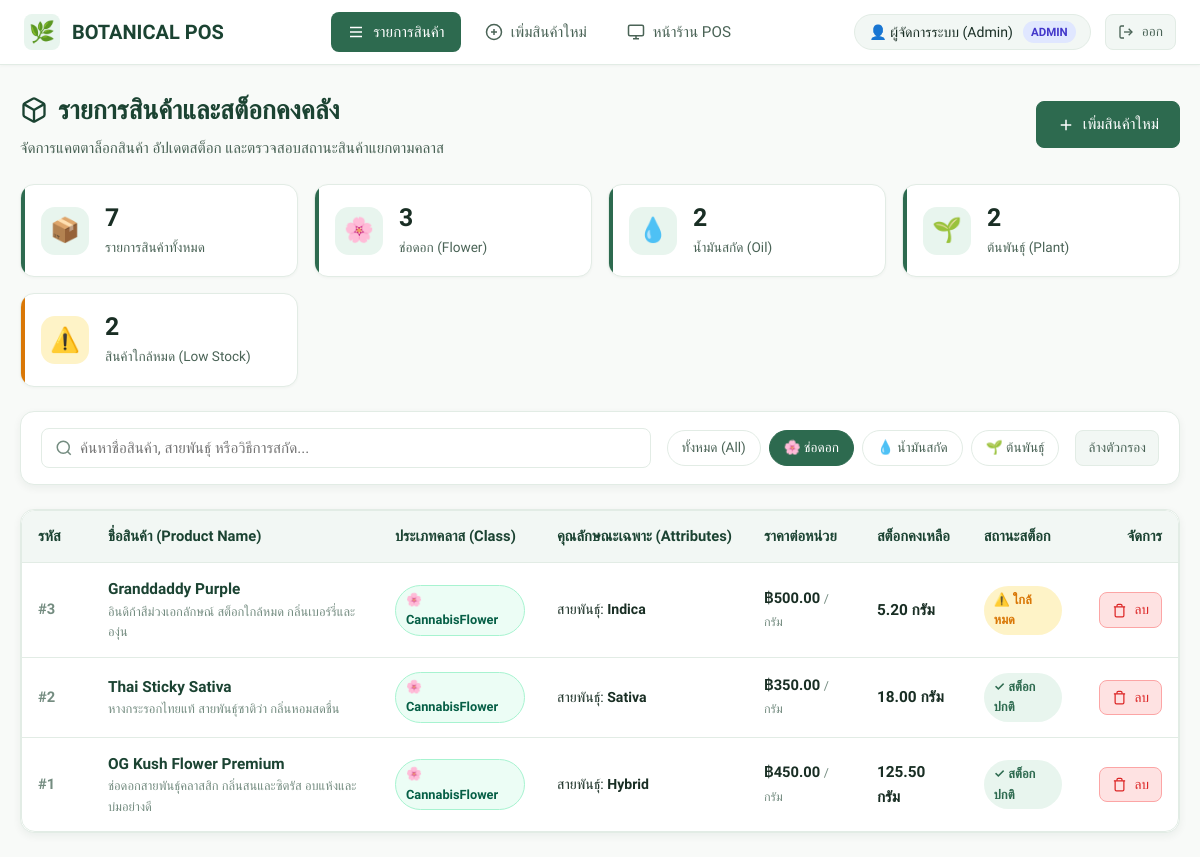
/admin/product-list.php?type=flower (signed in), run on the app's committed database.
### tables this page shows
CREATE TABLE IF NOT EXISTS `products` (
    `id` INT AUTO_INCREMENT PRIMARY KEY,
    `name` VARCHAR(150) NOT NULL,
    `type` ENUM('flower', 'oil', 'plant') NOT NULL,
    `base_price` DECIMAL(10, 2) NOT NULL,
    
     
    `strain_type` VARCHAR(50) NULL,  
    `stock_grams` DECIMAL(10, 2) NULL DEFAULT 0.00,  
    
     
    `extraction_method` VARCHAR(100) NULL,  
    `stock_bottles` INT NULL DEFAULT 0,  
    
     
    `age_weeks` INT NULL DEFAULT 0,  
    `stock_pieces` INT NULL DEFAULT 0,  
    
    `description` TEXT NULL,
    `created_at` TIMESTAMP DEFAULT CURRENT_TIMESTAMP,
    `updated_at` TIMESTAMP DEFAULT CURRENT_TIMESTAMP ON UPDATE CURRENT_TIMESTAMP
);

### classes/ProductFactory.php (called while the page is built, shortened)
<?php
require_once __DIR__ . '/Product.php';
require_once __DIR__ . '/CannabisFlower.php';
class ProductFactory {
    public static function createFromRow(array $row): ?Product {
        switch ($row['type']) {
            case 'flower':
                return new CannabisFlower(
                    (int)$row['id'],
                    $row['name'],
                    (float)$row['base_price'],
                    $row['strain_type'] ?? 'Hybrid',
                    (float)($row['stock_grams'] ?? 0.0)
                );
        }
    }
}

### classes/Product.php (called while the page is built, shortened)
<?php
abstract class Product {
    protected int $id;
    protected string $name;
    protected float $basePrice;
    public function __construct(int $id, string $name, float $basePrice) {
        $this->id = $id;
        $this->name = $name;
        $this->basePrice = $basePrice;
    }
    public function getId(): int { return $this->id; }
    public function getName(): string { return $this->name; }
    public function getBasePrice(): float { return $this->basePrice; }
}

### classes/CannabisFlower.php (called while the page is built, shortened)
<?php
require_once __DIR__ . '/Product.php';
class CannabisFlower extends Product {
    private string $strainType;
    private float $stockGrams;
    public function __construct(int $id, string $name, float $basePrice, string $strainType, float $stockGrams) {
        $this->strainType = $strainType;
        $this->stockGrams = $stockGrams;
    }
    public function getStrainType(): string { return $this->strainType; }
    public function getStockDisplay(): string {
        return number_format($this->stockGrams, 2) . ' กรัม';
    }
    public function getStockUnit(): string {
        return 'กรัม';
    }
    public function getStockValue(): float {
        return $this->stockGrams;
    }
    public function getType(): string {
        return 'flower';
    }
}

### admin/product-list.php (the view, shortened to what this page needs)
<?php
require_once __DIR__ . '/../includes/auth.php';
require_once __DIR__ . '/../classes/ProductFactory.php';
$db = Database::getInstance()->getConnection();
$filterType = $_GET['type'] ?? 'all';
$searchQuery = trim($_GET['search'] ?? '');
$sql = "SELECT * FROM products WHERE 1=1";
$params = [];
if ($filterType !== 'all' && in_array($filterType, ['flower', 'oil', 'plant'])) {
    $sql .= " AND type = :type";
    $params[':type'] = $filterType;
}
$sql .= " ORDER BY id DESC";
$stmt = $db->prepare($sql);
$stmt->execute($params);
$rawProducts = $stmt->fetchAll();
$statsStmt = $db->query("SELECT
    COUNT(*) as total_count,
    SUM(CASE WHEN type = 'flower' THEN 1 ELSE 0 END) as flower_count,
    SUM(CASE WHEN type = 'oil' THEN 1 ELSE 0 END) as oil_count,
    SUM(CASE WHEN type = 'plant' THEN 1 ELSE 0 END) as plant_count,
    SUM(CASE WHEN (type = 'flower' AND stock_grams < 10) OR (type = 'oil' AND stock_bottles < 5) OR (type = 'plant' AND stock_pieces < 5) THEN 1 ELSE 0 END) as low_stock_count
    FROM products");
$stats = $statsStmt->fetch();
?>
<!DOCTYPE html>
<html lang="th">
<head>
    <link rel="stylesheet" href="../assets/css/style.css">
</head>
<body>
    <?php include __DIR__ . '/../includes/navbar.php'; ?>
    <main class="app-container">
        <div class="page-header">
            <div>
                <h1 class="page-title">
                    รายการสินค้าและสต็อกคงคลัง
                </h1>
                <p class="page-subtitle">จัดการแคตตาล็อกสินค้า อัปเดตสต็อก และตรวจสอบสถานะสินค้าแยกตามคลาส</p>
            </div>
            <a href="product-add.php" class="btn btn-primary">
                <svg width="18" height="18" viewBox="0 0 24 24" fill="none" stroke="currentColor" stroke-width="2"><line x1="12" y1="5" x2="12" y2="19"/><line x1="5" y1="12" x2="19" y2="12"/></svg>
                เพิ่มสินค้าใหม่
            </a>
        </div>
        <div class="stats-grid">
            <div class="stat-card">
                <div class="stat-icon">📦</div>
                <div class="stat-info">
                    <div class="stat-value"><?= number_format($stats['total_count'] ?? 0) ?></div>
                    <div class="stat-label">รายการสินค้าทั้งหมด</div>
                </div>
            </div>
            <div class="stat-card">
                <div class="stat-icon">🌸</div>
                <div class="stat-info">
                    <div class="stat-value"><?= number_format($stats['flower_count'] ?? 0) ?></div>
                    <div class="stat-label">ช่อดอก (Flower)</div>
                </div>
            </div>
            <div class="stat-card">
                <div class="stat-icon">💧</div>
                <div class="stat-info">
                    <div class="stat-value"><?= number_format($stats['oil_count'] ?? 0) ?></div>
                    <div class="stat-label">น้ำมันสกัด (Oil)</div>
                </div>
            </div>
            <div class="stat-card">
                <div class="stat-icon">🌱</div>
                <div class="stat-info">
                    <div class="stat-value"><?= number_format($stats['plant_count'] ?? 0) ?></div>
                    <div class="stat-label">ต้นพันธุ์ (Plant)</div>
                </div>
            </div>
            <div class="stat-card <?= (($stats['low_stock_count'] ?? 0) > 0) ? 'warning' : '' ?>">
                <div class="stat-icon">⚠️</div>
                <div class="stat-info">
                    <div class="stat-value"><?= number_format($stats['low_stock_count'] ?? 0) ?></div>
                    <div class="stat-label">สินค้าใกล้หมด (Low Stock)</div>
                </div>
            </div>
        </div>
        <div class="card" style="margin-bottom: 24px; padding: 16px 20px;">
            <form action="product-list.php" method="GET" class="filter-bar" style="margin-bottom: 0;">
                <div class="search-box">
                    <svg class="search-icon" width="18" height="18" viewBox="0 0 24 24" fill="none" stroke="currentColor" stroke-width="2"><circle cx="11" cy="11" r="8"/><line x1="21" y1="21" x2="16.65" y2="16.65"/></svg>
                    <input type="text" name="search" class="form-control" placeholder="ค้นหาชื่อสินค้า, สายพันธุ์ หรือวิธีการสกัด..." value="<?= htmlspecialchars($searchQuery) ?>">
                </div>
                <div class="filter-pills">
                    <a href="product-list.php?type=all<?= !empty($searchQuery) ? '&search=' . urlencode($searchQuery) : '' ?>" class="filter-pill <?= ($filterType === 'all') ? 'active' : '' ?>">
                        ทั้งหมด (All)
                    </a>
                    <a href="product-list.php?type=flower<?= !empty($searchQuery) ? '&search=' . urlencode($searchQuery) : '' ?>" class="filter-pill <?= ($filterType === 'flower') ? 'active' : '' ?>">
                        🌸 ช่อดอก
                    </a>
                    <a href="product-list.php?type=oil<?= !empty($searchQuery) ? '&search=' . urlencode($searchQuery) : '' ?>" class="filter-pill <?= ($filterType === 'oil') ? 'active' : '' ?>">
                        💧 น้ำมันสกัด
                    </a>
                    <a href="product-list.php?type=plant<?= !empty($searchQuery) ? '&search=' . urlencode($searchQuery) : '' ?>" class="filter-pill <?= ($filterType === 'plant') ? 'active' : '' ?>">
                        🌱 ต้นพันธุ์
                    </a>
                </div>
                <?php if (!empty($searchQuery) || $filterType !== 'all'): ?>
                    <a href="product-list.php" class="btn btn-secondary btn-sm" title="ล้างตัวกรอง">ล้างตัวกรอง</a>
                <?php endif; ?>
            </form>
        </div>
        <div class="card" style="padding: 0; overflow: hidden;">
            <div class="table-responsive">
                <table class="data-table">
                    <thead>
                        <tr>
                            <th style="width: 70px;">รหัส</th>
                            <th>ชื่อสินค้า (Product Name)</th>
                            <th>ประเภทคลาส (Class)</th>
                            <th>คุณลักษณะเฉพาะ (Attributes)</th>
                            <th>ราคาต่อหน่วย</th>
                            <th>สต็อกคงเหลือ</th>
                            <th>สถานะสต็อก</th>
                            <th style="text-align: right; width: 100px;">จัดการ</th>
                        </tr>
                    </thead>
                    <tbody>
                        <?php if (empty($rawProducts)): ?>
                            <tr>
                                <td colspan="8" style="text-align: center; padding: 48px 20px; color: var(--text-muted);">
                                    <div style="font-size: 2.2rem; margin-bottom: 8px;">🍃</div>
                                    <div style="font-size: 1.05rem; font-weight: 500;">ไม่พบรายการสินค้าตามเงื่อนไขที่เลือก</div>
                                    <p style="font-size: 0.88rem; margin-top: 4px;">ลองเปลี่ยนคำค้นหาหรือเพิ่มสินค้าใหม่เข้าสู่ระบบ</p>
                                </td>
                            </tr>
                        <?php else: ?>
                            <?php foreach ($rawProducts as $row):
                                $product = ProductFactory::createFromRow($row);
                                $stockVal = $product->getStockValue();
                                $type = $product->getType();
                                $isLowStock = false;
                                $isEmptyStock = ($stockVal <= 0);
                                if ($type === 'flower' && $stockVal < 10) $isLowStock = true;
                            ?>
                                <tr>
                                    <td style="font-weight: 600; color: var(--text-muted);">
                                        #<?= $product->getId() ?>
                                    </td>
                                    <td>
                                        <div style="font-weight: 600; color: var(--color-primary-dark); font-size: 0.96rem;">
                                            <?= htmlspecialchars($product->getName()) ?>
                                        </div>
                                        <?php if (!empty($row['description'])): ?>
                                            <div style="font-size: 0.8rem; color: var(--text-muted);">
                                                <?= htmlspecialchars($row['description']) ?>
                                            </div>
                                        <?php endif; ?>
                                    </td>
                                    <td>
                                        <?php if ($product instanceof CannabisFlower): ?>
                                            <span class="badge badge-flower">🌸 CannabisFlower</span>
                                        <?php elseif ($product instanceof CannabisOil): ?>
                                            <span class="badge badge-oil">💧 CannabisOil</span>
                                        <?php elseif ($product instanceof CannabisPlant): ?>
                                            <span class="badge badge-plant">🌱 CannabisPlant</span>
                                        <?php endif; ?>
                                    </td>
                                    <td>
                                        <?php if ($product instanceof CannabisFlower): ?>
                                            <span style="font-size: 0.88rem;">
                                                สายพันธุ์: <strong><?= htmlspecialchars($product->getStrainType()) ?></strong>
                                            </span>
                                        <?php elseif ($product instanceof CannabisOil): ?>
                                            <span style="font-size: 0.88rem;">
                                                สกัดด้วย: <strong><?= htmlspecialchars($product->getExtractionMethod()) ?></strong>
                                            </span>
                                        <?php elseif ($product instanceof CannabisPlant): ?>
                                            <span style="font-size: 0.88rem;">
                                                อายุ: <strong><?= $product->getAgeWeeks() ?> สัปดาห์</strong>
                                            </span>
                                        <?php endif; ?>
                                    </td>
                                    <td style="font-weight: 600; color: var(--text-primary);">
                                        ฿<?= number_format($product->getBasePrice(), 2) ?>
                                        <span style="font-size: 0.78rem; font-weight: 400; color: var(--text-muted);">/<?= $product->getStockUnit() ?></span>
                                    </td>
                                    <td style="font-weight: 700; font-size: 0.96rem;">
                                        <?= $product->getStockDisplay() ?>
                                    </td>
                                    <td>
                                        <?php if ($isEmptyStock): ?>
                                            <span class="badge badge-stock-empty">❌ สินค้าหมด</span>
                                        <?php elseif ($isLowStock): ?>
                                            <span class="badge badge-stock-low">⚠️ ใกล้หมด</span>
                                        <?php else: ?>
                                            <span class="badge badge-stock-normal">✓ สต็อกปกติ</span>
                                        <?php endif; ?>
                                    </td>
                                    <td style="text-align: right;">
                                        <a href="product-list.php?action=delete&id=<?= $product->getId() ?>"
                                           class="btn btn-danger btn-sm"
                                           onclick="return confirm('ยืนยันที่จะลบสินค้า \'<?= addslashes(htmlspecialchars($product->getName())) ?>\' หรือไม่?')"
                                           title="ลบสินค้า">
                                            <svg width="15" height="15" viewBox="0 0 24 24" fill="none" stroke="currentColor" stroke-width="2"><polyline points="3 6 5 6 21 6"/><path d="M19 6v14a2 2 0 0 1-2 2H7a2 2 0 0 1-2-2V6m3 0V4a2 2 0 0 1 2-2h4a2 2 0 0 1 2 2v2"/></svg>
                                            ลบ
                                        </a>
                                    </td>
                                </tr>
                            <?php endforeach; ?>
                        <?php endif; ?>
                    </tbody>
                </table>
            </div>
        </div>
    </main>
</body>
</html>

### data on the page
products: id "3", name "Granddaddy Purple", description "อินดิก้าสีม่วงเอกลักษณ์ สต็อกใกล้หมด กลิ่นเบอร์รี่และองุ่น", strain_type "Indica", base_price "500.00", StockUnit "กรัม", stock_grams "5.20 กรัม", shows "⚠️ ใกล้หมด"
products: id "2", name "Thai Sticky Sativa", description "หางกระรอกไทยแท้ สายพันธุ์ซาติว่า กลิ่นหอมสดชื่น", strain_type "Sativa", base_price "350.00", StockUnit "กรัม", stock_grams "18.00 กรัม", shows "✓ สต็อกปกติ"
products: id "1", name "OG Kush Flower Premium", description "ช่อดอกสายพันธุ์คลาสสิก กลิ่นสนและซิตรัส อบแห้งและบ่มอย่างดี", strain_type "Hybrid", base_price "450.00", StockUnit "กรัม", stock_grams "125.50 กรัม", shows "✓ สต็อกปกติ"

### other printed values
$currentUser['full_name'] "ผู้จัดการระบบ (Admin)"
$currentUser['role'] "ADMIN"
$stats['total_count'] "7"
$stats['flower_count'] "3"
$stats['oil_count'] "2"
$stats['plant_count'] "2"
$stats['low_stock_count'] "2"
